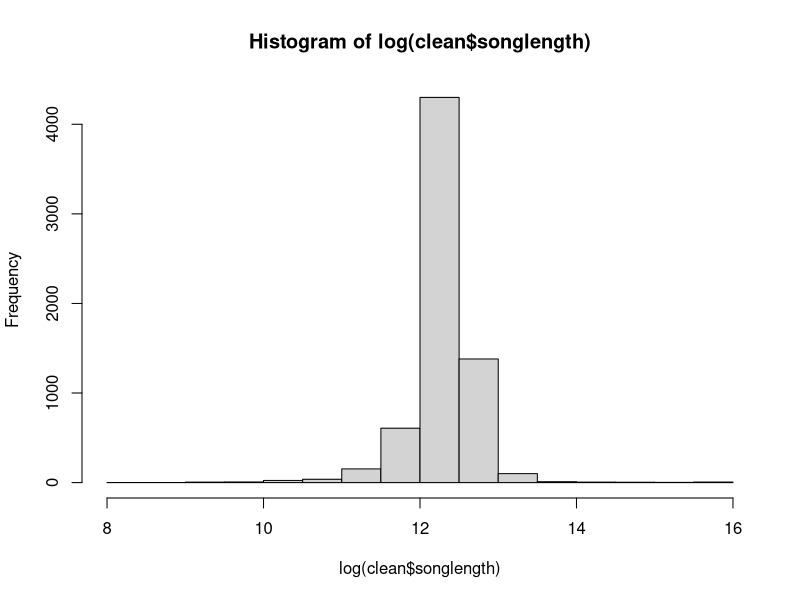
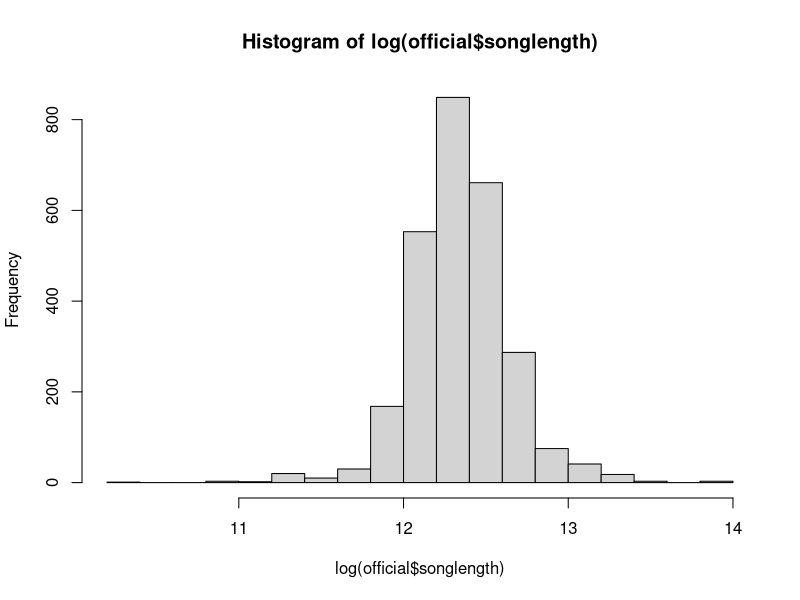
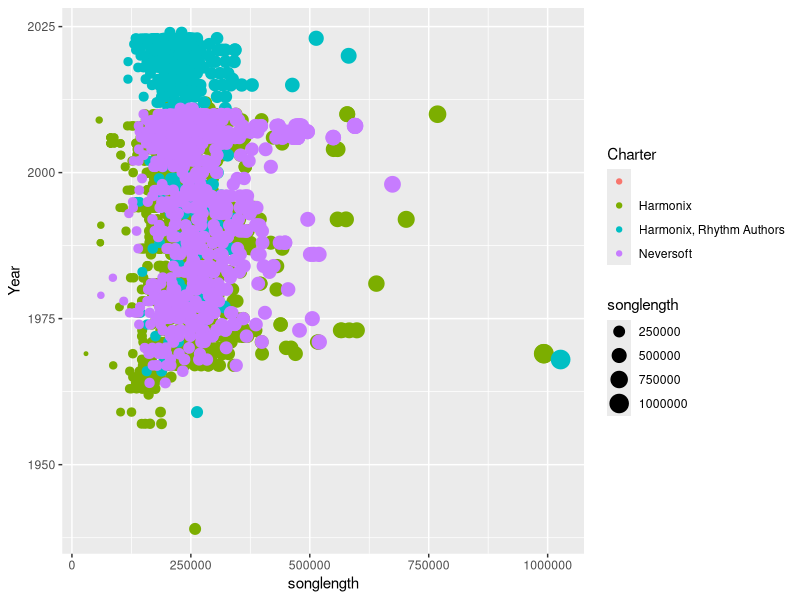
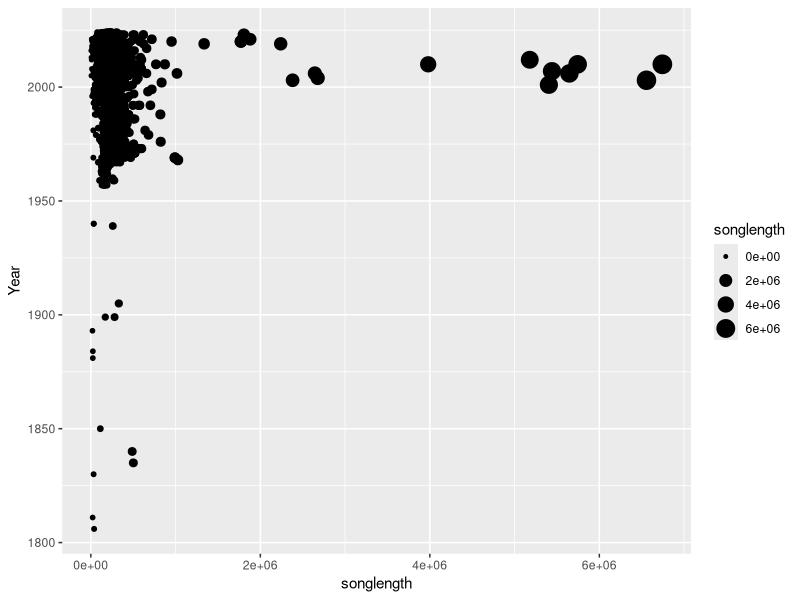

Write R code to recreate these figures, in order.
## ---- chunk 1
library(tidyverse)
library(dplyr)
library(lubridate)
library(tidyr)
library(stringr)
library(ggplot2)
## ---- chunk 2
yarg = read.csv("extrasongs.csv")
clean = read.csv ("yargdated.csv")
official = read.csv("yargofficial.csv")
## ---- chunk 3
## There are seven main variables with each song added to this game. A song's name, artist, album, genre, year released, the people who charted it for the game, and its length in milliseconds. Only the songlength variable is numerical, the rest are categorical. There are some duplicates with varying information displayed due to me downloading different versions of songs, sometimes many at a time. 
# "clean" shows songs charted from 1806 to 2024, with dates simplified to their years
# "official" shows only songs charted by Harmonix(Guitar hero 1 and 2, Rock band 1-4), Harmonix and Rhythm Authors (Rock band 4 DLC), and Neversoft (Other guitar hero games). These charters outnumber the other ones in song count and typically show higher quality and more instruments supported.
summary(yarg)
## ---- chunk 4
head(yarg)
##head () brings the first songs by year. These first charts in head()yarg were removed for our clean data.
## ---- chunk 5
head(clean) ## our clean data prioritizes artists alphabetically, the same way the csv was saved. 
## ---- chunk 6
head(official)
## harmonix charts are listed first, followed by artist in "clean"
## ---- chunk 7
hist(log(clean$songlength))
## song length is the only numerical variable in this file, so naturally it could be well-represented in a histogram. Using log means outliers will be on the sides of this chart as opposed to skewing right. 
## ---- chunk 8
hist(log(official$songlength))
# official sons have a far more even distribution due to the lack of very long outliers
## ---- chunk 9
dim(yarg)
dim (clean)
dim (official)
## there are 6810 songs with 7 variables
## cleanliness- many songs were downloaded but were not read in-game. some of this data may be N/A but none of them made it to the csv file. Not every song had its charter listed when adding it in-game, and YARG accounts for this listing them as "unknown charter". Clean and Official fix this, and thusly show fewer results
## ---- chunk 10
## discussion- This data features many bands comprised of various names, some of which have unique letters. Motorhead is written as MotÃ¶rhead, probably due to how the game reads and processes special cahracters.Alphabetically,some numbers came first, then ",(,*,., and [ come before 0, followed by numbers and letters after. I do not know the logic used for these, but is seems there could be hidden variables not shown in the csv file, as listing songs alphabetically places "+44" before ""weird al yankovic"", and does not show the + in the csv file. (+44 is displayed correctly in game, and alpabetcally alfter "weird al yankovic" in game).
## Some categories, such as genre, show inconsistent capitalization. For genre, Neversoft consistently capitalizes genre name, but harmonix is inconsistent. When working with rhythm athors, it isn't capitalized.Same goes for hyphenating pop-rock, This may be the source i downloaded them from, converting songs from newer games in a different format. sometimes the year is listed as unknown, and some have errors or more precise dates. notably, the beatles' "Rubber soul" and "Lonely Hearts club band" albumns have thier exact date listed. It is always harmonix which lists exact dates.
## ---- chunk 11
official%>%
 ggplot(mapping = aes(x= songlength, y = Year , color = Charter, size = songlength))+

geom_point()

## ---- chunk 12
clean%>%
 ggplot(mapping = aes(x= songlength, y = Year, size = songlength))+

geom_point()
# the few oitliers in classical music massively skew the data, but it its clear the closer i am to 2000, the more music there is. movie length charts came from the early 2010s.
